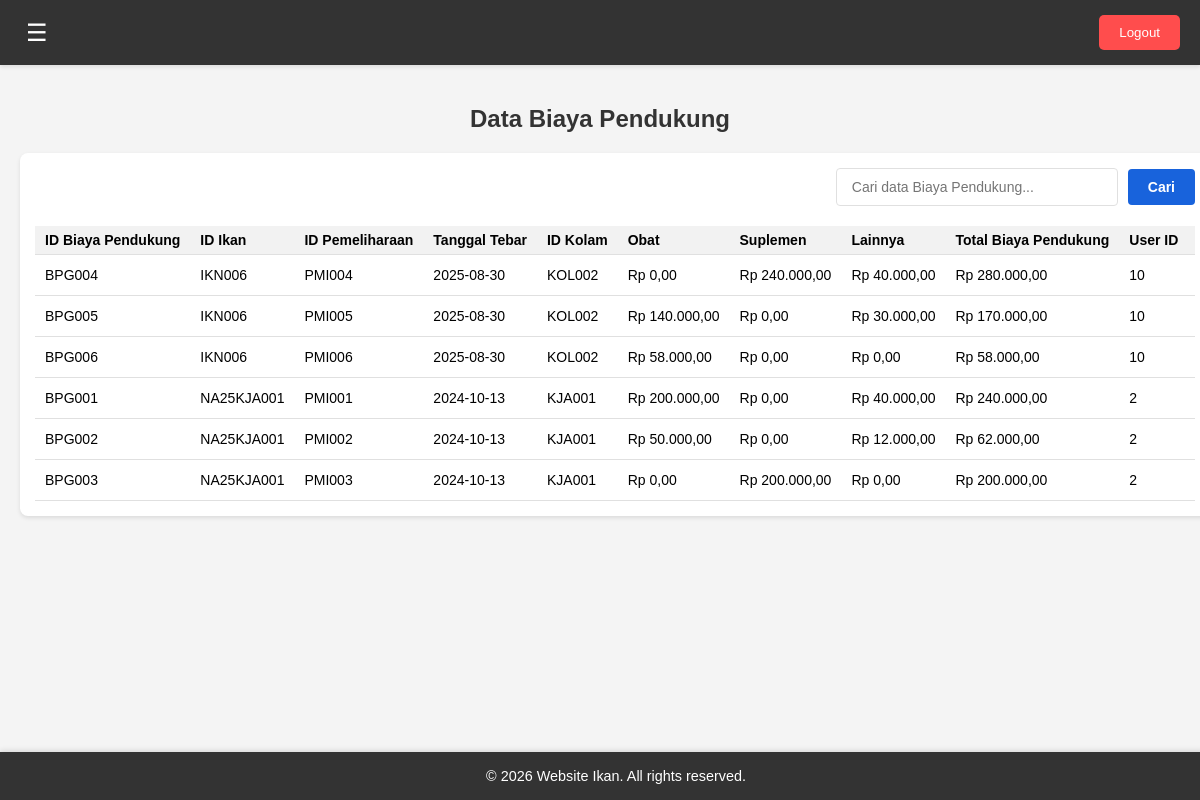
The page /dashboard-admin.php?page=data-biaya-pendukung (signed in) on the database its author committed.
### tables this page shows
CREATE TABLE `biaya_pendukung` (
  `id_biaya_pendukung` varchar(50) NOT NULL,
  `user_id` int(11) NOT NULL,
  `id_ikan` varchar(50) NOT NULL,
  `id_pemeliharaan` varchar(50) NOT NULL,
  `tanggal_tebar` date NOT NULL,
  `id_kolam` varchar(50) NOT NULL,
  `obat` decimal(10,2) NOT NULL,
  `suplemen` decimal(10,2) NOT NULL,
  `lainnya` decimal(10,2) NOT NULL,
  `total_biaya_pendukung` decimal(10,2) NOT NULL
);

CREATE TABLE `pemeliharaan_ikan` (
  `id_pemeliharaan` varchar(50) NOT NULL,
  `user_id` int(11) NOT NULL,
  `id_ikan` varchar(50) NOT NULL,
  `id_kolam` varchar(50) NOT NULL,
  `tanggal_tebar` date NOT NULL,
  `jenis_bibit` varchar(100) NOT NULL,
  `nama_pakan` varchar(100) NOT NULL,
  `usia_pemberian_pakan_awal` int(11) NOT NULL,
  `usia_pemberian_pakan_akhir` int(11) NOT NULL,
  `usia_pemeliharaan` int(11) NOT NULL,
  `pakan_harian` decimal(10,2) NOT NULL,
  `jumlah_awal` int(11) NOT NULL,
  `jumlah_mati` int(11) NOT NULL,
  `jumlah_hidup` int(11) NOT NULL
);

### pages/dashboard-admin/data-biaya-pendukung.php (the view, shortened to what this page needs)
<?php
$query = "SELECT bp.*, pi.jenis_bibit, dk.jenis_kolam, pi.id_ikan, bp.user_id
          FROM biaya_pendukung bp
          LEFT JOIN pemeliharaan_ikan pi ON bp.id_pemeliharaan = pi.id_pemeliharaan
          LEFT JOIN data_kolam dk ON bp.id_kolam = dk.id_kolam
          ORDER BY bp.tanggal_tebar DESC";
$result = mysqli_query($conn, $query);
?>
<h2>Data Biaya Pendukung</h2>
<div class="data-container">
    <div class="data-header">
        <input type="text" id="search-input" placeholder="Cari data Biaya Pendukung...">
        <button id="search-button">Cari</button>
    </div>
    <div class="data-table">
        <table>
            <thead>
                <tr>
                    <th>ID Biaya Pendukung</th>
                    <th>ID Ikan</th>
                    <th>ID Pemeliharaan</th>
                    <th>Tanggal Tebar</th>
                    <th>ID Kolam</th>
                    <th>Obat</th>
                    <th>Suplemen</th>
                    <th>Lainnya</th>
                    <th>Total Biaya Pendukung</th>
                    <th>User ID</th>
                    <th>Aksi</th>
                </tr>
            </thead>
            <tbody>
                <?php
                if (mysqli_num_rows($result) > 0) {
                    while($row = mysqli_fetch_assoc($result)) {
                        echo "<tr>";
                        echo "<td>" . htmlspecialchars($row['id_biaya_pendukung']) . "</td>";
                        echo "<td>" . htmlspecialchars($row['id_ikan']) . "</td>";
                        echo "<td>" . htmlspecialchars($row['id_pemeliharaan']) . "</td>";
                        echo "<td>" . htmlspecialchars($row['tanggal_tebar']) . "</td>";
                        echo "<td>" . htmlspecialchars($row['id_kolam']) . "</td>";
                        echo "<td>Rp " . number_format($row['obat'], 2, ',', '.') . "</td>";
                        echo "<td>Rp " . number_format($row['suplemen'], 2, ',', '.') . "</td>";
                        echo "<td>Rp " . number_format($row['lainnya'], 2, ',', '.') . "</td>";
                        echo "<td>Rp " . number_format($row['total_biaya_pendukung'], 2, ',', '.') . "</td>";
                        echo "<td>" . htmlspecialchars($row['user_id']) . "</td>";
                        echo '<td>
                            <form method="GET" action="dashboard-admin.php" style="display:inline;">
                                <input type="hidden" name="page" value="edit-data-biaya-pendukung">
                                <input type="hidden" name="id" value="' . htmlspecialchars($row['id_biaya_pendukung']) . '">
                                <button type="submit" class="edit-button">Edit</button>
                            </form>
                            <form method="POST" action="includes/delete_data.php" style="display:inline;">
                                <input type="hidden" name="delete_id" value="' . htmlspecialchars($row['id_biaya_pendukung']) . '">
                                <input type="hidden" name="table" value="biaya_pendukung">
                                <input type="hidden" name="return_page" value="data-biaya-pendukung">
                                <button type="button" class="delete-button"
                                        data-id="' . htmlspecialchars($row['id_biaya_pendukung']) . '"
                                        data-table="biaya_pendukung"
                                        data-return-page="data-biaya-pendukung">Delete</button>
                            </form>
                        </td>';
                        echo "</tr>";
                    }
                } else {
                    echo "<tr><td colspan='11'>Tidak ada data biaya pendukung</td></tr>";
                }
                ?>
            </tbody>
        </table>
    </div>
</div>

### assets/css/dashboard-admin.css (style rules this page uses)
body, html { margin: 0; padding: 0; font-family: Arial, sans-serif; background-color: #f4f4f4; }
h2 { text-align: center; margin-top: 20px; color: #333; }
.data-container { background-color: #fff; border-radius: 8px; box-shadow: 0 2px 4px rgba(0, 0, 0, 0.1); padding: 15px; margin: 20px auto; width: fit-content; max-width: 100%; overflow-x: auto; }
.data-header { display: flex; justify-content: flex-end; align-items: center; margin-bottom: 20px; gap: 10px; }
#search-input { padding: 8px 12px; border: 1px solid #ddd; border-radius: 4px; font-size: 14px; width: 250px; }
#search-button, #add-data-button { padding: 8px 15px; border: none; border-radius: 4px; background-color: #3498db; color: white; cursor: pointer; transition: background-color 0.3s; font-size: 14px; white-space: nowrap; }
.data-table table { width: auto; border-collapse: collapse; font-size: 14px; }
.data-table th, .data-table td { padding: 8px 12px; text-align: left; border-bottom: 1px solid #e0e0e0; white-space: nowrap; }
.data-table th { background-color: #f2f2f2; font-weight: bold; }
@media (max-width: 1200px) { .data-table { font-size: 13px; } }
@media (max-width: 1200px) { .data-table th, .data-table td { padding: 6px 10px; } }
#search-input { padding: 10px 15px; border: 1px solid #e0e0e0; border-radius: 4px; font-size: 14px; width: 250px; transition: border-color 0.3s, box-shadow 0.3s; }
#search-button, .print-button { padding: 10px 20px; border: none; border-radius: 4px; background-color: #1863dc; color: white; cursor: pointer; transition: background-color 0.3s, transform 0.1s; font-size: 14px; font-weight: bold; white-space: nowrap; }
.data-table { overflow-x: auto; margin-top: 20px; }

### rows shown on the page
biaya_pendukung: id_biaya_pendukung "BPG004", id_pemeliharaan.id_ikan "IKN006", id_pemeliharaan "PMI004", tanggal_tebar "2025-08-30", id_kolam "KOL002", obat "0,00", suplemen "240.000,00", lainnya "40.000,00", total_biaya_pendukung "280.000,00", user "10"
biaya_pendukung: id_biaya_pendukung "BPG005", id_pemeliharaan.id_ikan "IKN006", id_pemeliharaan "PMI005", tanggal_tebar "2025-08-30", id_kolam "KOL002", obat "140.000,00", suplemen "0,00", lainnya "30.000,00", total_biaya_pendukung "170.000,00", user "10"
biaya_pendukung: id_biaya_pendukung "BPG006", id_pemeliharaan.id_ikan "IKN006", id_pemeliharaan "PMI006", tanggal_tebar "2025-08-30", id_kolam "KOL002", obat "58.000,00", suplemen "0,00", lainnya "0,00", total_biaya_pendukung "58.000,00", user "10"
biaya_pendukung: id_biaya_pendukung "BPG001", id_pemeliharaan.id_ikan "NA25KJA001", id_pemeliharaan "PMI001", tanggal_tebar "2024-10-13", id_kolam "KJA001", obat "200.000,00", suplemen "0,00", lainnya "40.000,00", total_biaya_pendukung "240.000,00", user "2"
biaya_pendukung: id_biaya_pendukung "BPG002", id_pemeliharaan.id_ikan "NA25KJA001", id_pemeliharaan "PMI002", tanggal_tebar "2024-10-13", id_kolam "KJA001", obat "50.000,00", suplemen "0,00", lainnya "12.000,00", total_biaya_pendukung "62.000,00", user "2"
biaya_pendukung: id_biaya_pendukung "BPG003", id_pemeliharaan.id_ikan "NA25KJA001", id_pemeliharaan "PMI003", tanggal_tebar "2024-10-13", id_kolam "KJA001", obat "0,00", suplemen "200.000,00", lainnya "0,00", total_biaya_pendukung "200.000,00", user "2"
